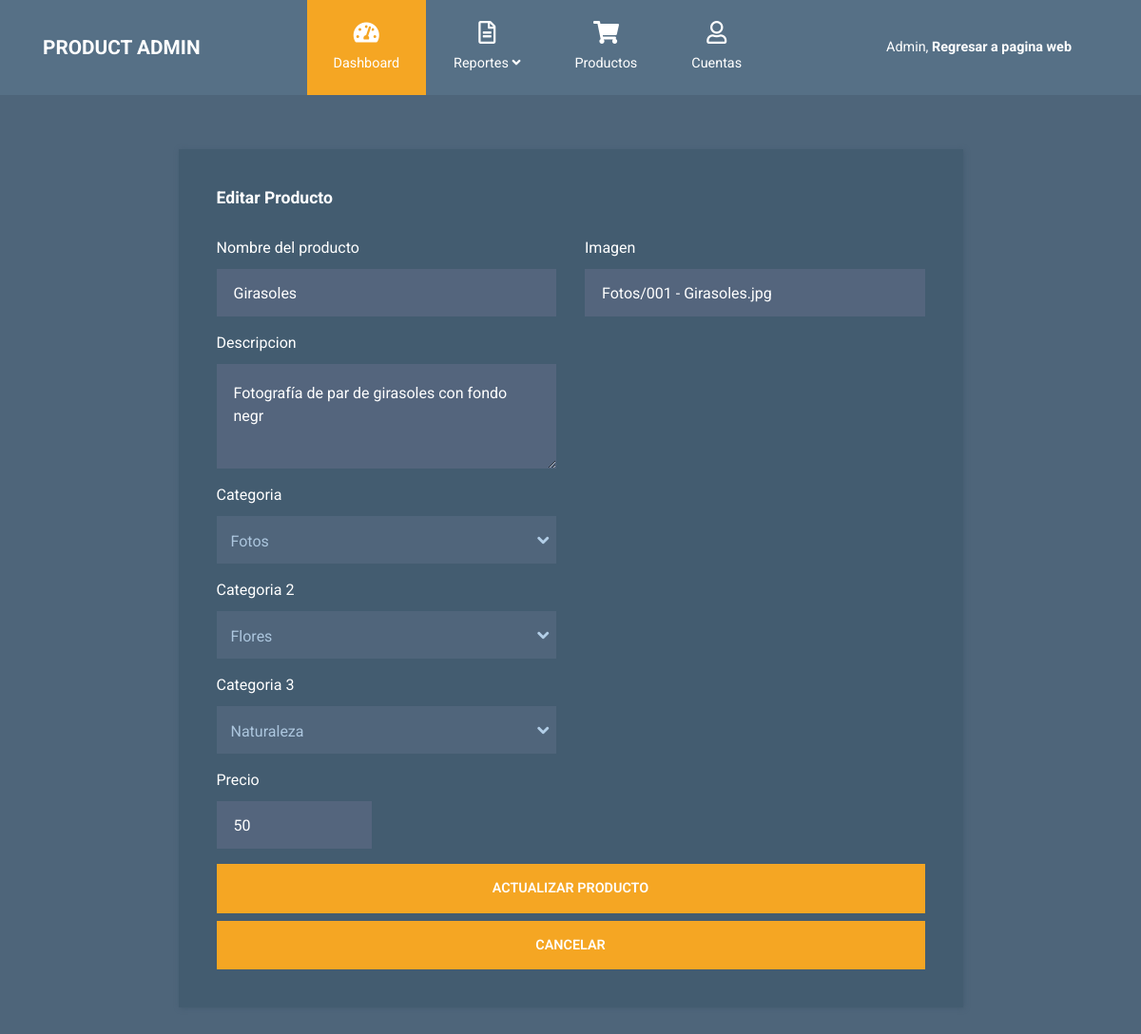
Page /WebPageCode/edit-product.php?producto=2 on the committed database.
### tables this page shows
CREATE TABLE `producto` (
  `Id_Producto` int(11) NOT NULL,
  `Nombre_Producto` varchar(45) NOT NULL,
  `Descr_Producto` varchar(45) NOT NULL,
  `Imagen_Producto` varchar(45) NOT NULL,
  `Vistas` int(11) NOT NULL,
  `Precio` float NOT NULL
);

CREATE TABLE `categoria` (
  `Id_Categoria` int(11) NOT NULL,
  `Nombre_Categoria` varchar(45) NOT NULL,
  `Descripcion_Categoria` varchar(60) NOT NULL
);

### WebPageCode/edit-product.php (the view, shortened to what this page needs)
<?php
  $con=conectarBD();
  $producto=$_GET['producto'];
?>
<!DOCTYPE html>
<html lang="en">
  <head>
    <link rel="stylesheet" href="admin/css/fontawesome.min.css" />
    <link rel="stylesheet" href="admin/jquery-ui-datepicker/jquery-ui.min.css" type="text/css" />
    <link rel="stylesheet" href="admin/css/bootstrap.min.css" />
    <link rel="stylesheet" href="admin/css/templatemo-style.css">
  </head>
  <body>
    <?php
      include("header_admin.php");
    ?>
<?php
                  $consulta="SELECT * FROM producto WHERE Id_Producto='$producto'";
                  $ejecutarConsulta= mysqli_query($con, $consulta);
                  $verFilas=mysqli_num_rows($ejecutarConsulta);
                  $fila=mysqli_fetch_array($ejecutarConsulta);
                  if(!$ejecutarConsulta)
                  {
                    echo "Error en la consulta";
                  }
                  else{
                    if($verFilas<1)
                    {
                      echo "<tr><td>Sin registros</td></tr>";
                    }else{
                      for($i=0; $i<=$fila;$i++){
                        $nombre=$fila[1];
                        $descripcion=$fila[2];
                        $imagen=$fila[3];
                        $precio=$fila[5];
                        $fila=mysqli_fetch_array($ejecutarConsulta);
                      }
                    }
                  }
                  $consulta="SELECT * FROM categoriaxproducto WHERE Id_Producto='$producto'";
                  $ejecutarConsulta= mysqli_query($con, $consulta);
                  $verFilas=mysqli_num_rows($ejecutarConsulta);
                  $fila=mysqli_fetch_array($ejecutarConsulta);
                  if(!$ejecutarConsulta)
                  {
                    echo "Error en la consulta";
                  }
                  else{
                    if($verFilas<1)
                    {
                      echo "<tr><td>Sin registros</td></tr>";
                    }else{
                      for($i=0; $i<=$fila;$i++){
                        if($i==0)
                        {
                          $cat1=$fila[1];
                        }
                        if($i==1)
                        {
                          $cat2=$fila[1];
                        }
                        if($i==2)
                        {
                          $cat3=$fila[1];
                        }
                        $fila=mysqli_fetch_array($ejecutarConsulta);
                      }
                    }
                  }
  ?>
<div class="container tm-mt-big tm-mb-big">
      <div class="row">
        <div class="col-xl-9 col-lg-10 col-md-12 col-sm-12 mx-auto">
          <div class="tm-bg-primary-dark tm-block tm-block-h-auto">
            <div class="row">
              <div class="col-12">
                <h2 class="tm-block-title d-inline-block">Editar Producto</h2>
              </div>
            </div>
            <div class="row tm-edit-product-row">
              <div class="col-xl-6 col-lg-6 col-md-12">
                <form action="" class="tm-edit-product-form" method="POST">
                  <div class="form-group mb-3">
                    <label
                      for="name"
                      >Nombre del producto
                    </label>
                    <input
                      id="name"
                      name="name"
                      type="text"
                      class="form-control validate"
                      value="<?php echo $nombre?>"
                    />
                  </div>
                  <div class="form-group mb-3">
                    <label
                      for="description"
                      >Descripcion</label>
                    <textarea
                      name="description"
                      class="form-control validate"
                      rows="3"
                    ><?php echo $descripcion?>  </textarea>
                  </div>
                  <div class="form-group mb-3">
                    <label
                      for="category"
                      >Categoria</label
                    >
                    <select
                      class="custom-select tm-select-accounts"
                      id="category"
                      name="category1"
                    >
                      <option value="<?php $cat1 ?>">
                    <?php
                      $consulta="SELECT * FROM categoria WHERE Id_Categoria='$cat1'";
                      $ejecutarConsulta= mysqli_query($con, $consulta);
                      $verFilas=mysqli_num_rows($ejecutarConsulta);
                      $fila=mysqli_fetch_array($ejecutarConsulta);
                      if(!$ejecutarConsulta)
                      {
                        echo "Error en la consulta";
                      }
                      else{
                      if($verFilas<1)
                      {
                        echo "<tr><td>Sin registros</td></tr>";
                      }else{
                        for($i=0; $i<=$fila;$i++){
                        echo $fila[1];
                        $fila=mysqli_fetch_array($ejecutarConsulta);
                      }
                      }
                    }
                    ?>
                      </option>
                  </select>
                  </div>
                  <div class="form-group mb-3">
                    <label
                      for="category"
                      >Categoria 2</label
                    >
                    <select
                      class="custom-select tm-select-accounts"
                      id="category"
                      name="category2"
                    >
                      <option>
                      <?php
                  $consulta="SELECT * FROM categoria WHERE Id_Categoria='$cat2'";
                  $ejecutarConsulta= mysqli_query($con, $consulta);
                  $verFilas=mysqli_num_rows($ejecutarConsulta);
                  $fila=mysqli_fetch_array($ejecutarConsulta);
                  if(!$ejecutarConsulta)
                  {
                    echo "Error en la consulta";
                  }
                  else{
                    if($verFilas<1)
                    {
                      echo "<tr><td>Sin registros</td></tr>";
                    }else{
                      for($i=0; $i<=$fila;$i++){
                        echo $fila[1];
                        $fila=mysqli_fetch_array($ejecutarConsulta);
                      }
                    }
                  }
                  ?>
                      </option>
                  </select>
                  </div>
                  <div class="form-group mb-3">
                    <label
                      for="category"
                      >Categoria 3</label
                    >
                    <select
                      class="custom-select tm-select-accounts"
                      id="category"
                      name="category3"
                    >
                      <option>
                      <?php
                  $consulta="SELECT * FROM categoria WHERE Id_Categoria='$cat3'";
                  $ejecutarConsulta= mysqli_query($con, $consulta);
                  $verFilas=mysqli_num_rows($ejecutarConsulta);
                  $fila=mysqli_fetch_array($ejecutarConsulta);
                  if(!$ejecutarConsulta)
                  {
                    echo "Error en la consulta";
                  }
                  else{
                    if($verFilas<1)
                    {
                      echo "<tr><td>Sin registros</td></tr>";
                    }else{
                      for($i=0; $i<=$fila;$i++){
                        echo $fila[1];
                        $fila=mysqli_fetch_array($ejecutarConsulta);
                      }
                    }
                  }
                  ?>
                      </option>
                  </select>
                  </div>
                  <div class="row">
                        <div class="form-group mb-3 col-xs-12 col-sm-6">
                          <label
                            for="price"
                            >Precio
                          </label>
                          <input
                            id="price"
                            name="price"
                            type="text"
                            class="form-control validate"
                            value="<?php echo $precio?>"
                            required
                          />
                        </div>
                  </div>
              </div>
              <div class="col-xl-6 col-lg-6 col-md-12 mx-auto mb-4">
              <div class="form-group mb-3">
                    <label
                      for="name"
                      >Imagen
                    </label>
                    <input
                      id="image"
                      name="image"
                      type="text"
                      class="form-control validate"
                      value="<?php echo $imagen?>"
                    />
                  </div>
              </div>
              <div class="col-12">
                <button type="submit" class="btn btn-primary btn-block text-uppercase" name="editarProducto">Actualizar producto</button>
                <button type="button" class="btn btn-primary btn-block text-uppercase" href="products.php">Cancelar</button>
              </div>
            </div>
          </div>
        </div>
      </div>
    </div>
  </body>
</html>

### WebPageCode/admin/css/templatemo-style.css (style rules this page uses)
html { font-size: 16px; overflow-x: hidden; }
body { font-family: Roboto, Helvetica, Arial, sans-serif; background-color: #4e657a; overflow-x: hidden; }
.tm-mt-big { margin-top: 57px; }
.tm-mb-big { margin-bottom: 60px; }
.tm-block { padding: 40px; -webkit-box-shadow: 1px 1px 5px 0 #455c71; -moz-box-shadow: 1px 1px 5px 0 #455c71; box-shadow: 1px 1px 5px 0 #455c71; min-height: 350px; height: 100%; max-height: 450px; }
.tm-block-h-auto { min-height: 1px; max-height: none; height: auto; }
.tm-block-title { font-size: 1.1rem; font-weight: 700; color: #fff; margin-bottom: 30px; }
.form-control { background-color: #54657d; color: #fff; border: 0; }
.form-group label { color: #fff; margin-bottom: 10px; }
.form-control { padding: 19px 18px; border-radius: 0; height: 50px; }
.form-group { margin-bottom: 15px; }
.btn { border-radius: 0; padding: 13px 28px; transition: all 0.2s ease; max-width: 100%; }
.btn-primary { color: #fff; background-color: #f5a623; border: 2px solid #f5a623; font-size: 90%; font-weight: 600; }
.tm-bg-primary-dark { background-color: #435c70; }
.custom-select { width: 100%; border: none; color: #acc6de; height: 50px; -webkit-appearance: none; -moz-appearance: none; -ms-appearance: none; -o-appearance: none; appearance: none; -webkit-border-radius: 0; -moz-border-radius: 0; -ms-border-radius: 0; -o-border-radius: 0; border-radius: 0; padding: 15px; background: url(../img/arrow-down.png) 98% no-repeat #50657b; }
.custom-select { height: 50px; border-radius: 0; }

### rows in the picture
producto: name "Girasoles", description "Fotografía de par de girasoles con fondo negr", price "50", image "Fotos/001 - Girasoles.jpg"
categoria: category1 "Fotos"
categoria: category2 "Flores"
categoria: category3 "Naturaleza"
